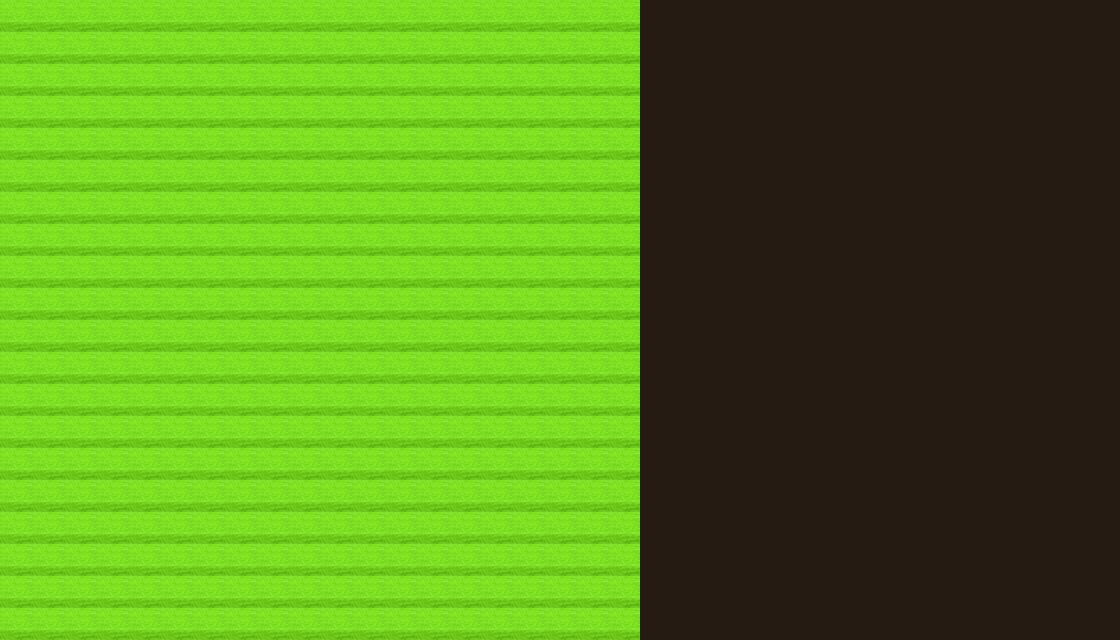

Below is a game level as drawn by its tile map, then a one-line description and the .tmx that defines it (tile-layer data replaced by summaries):
An orthogonal 35x20 tile map with 32x32 px tiles, 1 tile layer (Tile Layer 1), 2 tilesets.

<map version="1.0" orientation="orthogonal" width="35" height="20" tilewidth="32" tileheight="32">
 <tileset firstgid="1" name="tile" tilewidth="32" tileheight="32">
  <image source="green_grass.jpg" width="1280" height="960" />
 </tileset>
 <tileset firstgid="1201" name="tile2" tilewidth="32" tileheight="32">
  <image source="images.jpg" width="225" height="225" />
 </tileset>
 <layer name="Tile Layer 1" width="35" height="20">
  <data>[700 cells, 700 non-empty, 2 distinct tile ids]</data>
 </layer>
</map>